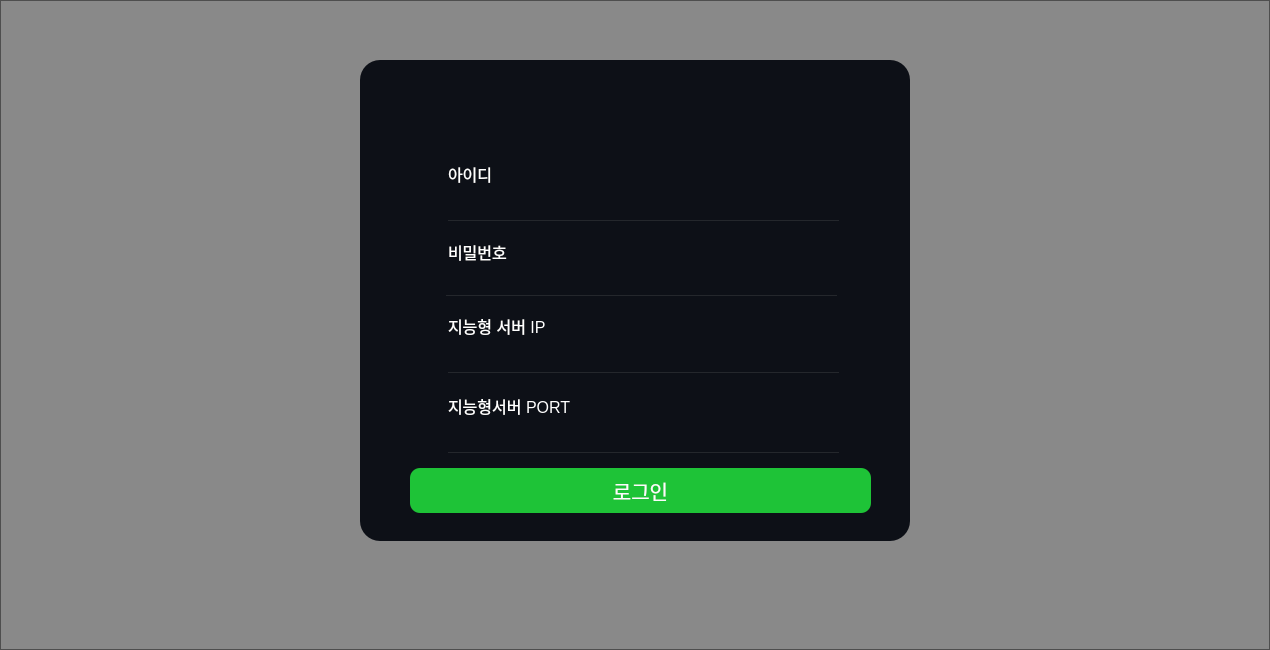
<?xml version="1.0" encoding="UTF-8"?>
<ui version="4.0">
 <class>login_windows</class>
 <widget class="QDialog" name="login_windows">
  <property name="geometry">
   <rect>
    <x>0</x>
    <y>0</y>
    <width>1270</width>
    <height>650</height>
   </rect>
  </property>
  <property name="sizePolicy">
   <sizepolicy hsizetype="Expanding" vsizetype="Expanding">
    <horstretch>0</horstretch>
    <verstretch>0</verstretch>
   </sizepolicy>
  </property>
  <property name="minimumSize">
   <size>
    <width>1270</width>
    <height>650</height>
   </size>
  </property>
  <property name="maximumSize">
   <size>
    <width>1270</width>
    <height>650</height>
   </size>
  </property>
  <property name="windowTitle">
   <string>login</string>
  </property>
  <property name="windowIcon">
   <iconset resource="../resourece.qrc">
    <normaloff>:/ui/ui/images/icon2.png</normaloff>:/ui/ui/images/icon2.png</iconset>
  </property>
  <widget class="QLabel" name="background">
   <property name="enabled">
    <bool>true</bool>
   </property>
   <property name="geometry">
    <rect>
     <x>0</x>
     <y>0</y>
     <width>1920</width>
     <height>1080</height>
    </rect>
   </property>
   <property name="text">
    <string/>
   </property>
   <property name="pixmap">
    <pixmap resource="../resourece.qrc">:/ui/ui/images/main_bg2.jpg</pixmap>
   </property>
   <property name="alignment">
    <set>Qt::AlignmentFlag::AlignJustify|Qt::AlignmentFlag::AlignVCenter</set>
   </property>
   <property name="wordWrap">
    <bool>false</bool>
   </property>
  </widget>
  <widget class="QFrame" name="frame">
   <property name="geometry">
    <rect>
     <x>0</x>
     <y>0</y>
     <width>1270</width>
     <height>650</height>
    </rect>
   </property>
   <property name="sizePolicy">
    <sizepolicy hsizetype="Expanding" vsizetype="Expanding">
     <horstretch>0</horstretch>
     <verstretch>0</verstretch>
    </sizepolicy>
   </property>
   <property name="minimumSize">
    <size>
     <width>0</width>
     <height>0</height>
    </size>
   </property>
   <property name="maximumSize">
    <size>
     <width>1270</width>
     <height>650</height>
    </size>
   </property>
   <property name="styleSheet">
    <string notr="true">background-color: rgba(0, 0, 0, 109);</string>
   </property>
   <property name="frameShape">
    <enum>QFrame::Shape::StyledPanel</enum>
   </property>
   <property name="frameShadow">
    <enum>QFrame::Shadow::Raised</enum>
   </property>
   <widget class="QFrame" name="login_frame">
    <property name="geometry">
     <rect>
      <x>360</x>
      <y>60</y>
      <width>550</width>
      <height>481</height>
     </rect>
    </property>
    <property name="sizePolicy">
     <sizepolicy hsizetype="Expanding" vsizetype="Expanding">
      <horstretch>5</horstretch>
      <verstretch>5</verstretch>
     </sizepolicy>
    </property>
    <property name="minimumSize">
     <size>
      <width>550</width>
      <height>400</height>
     </size>
    </property>
    <property name="maximumSize">
     <size>
      <width>550</width>
      <height>507</height>
     </size>
    </property>
    <property name="styleSheet">
     <string notr="true">background-color: rgb(13, 16, 23);
border-radius: 20px</string>
    </property>
    <property name="frameShape">
     <enum>QFrame::Shape::StyledPanel</enum>
    </property>
    <property name="frameShadow">
     <enum>QFrame::Shadow::Raised</enum>
    </property>
    <widget class="QLineEdit" name="id_input">
     <property name="geometry">
      <rect>
       <x>88</x>
       <y>130</y>
       <width>380</width>
       <height>25</height>
      </rect>
     </property>
     <property name="sizePolicy">
      <sizepolicy hsizetype="Expanding" vsizetype="Expanding">
       <horstretch>0</horstretch>
       <verstretch>0</verstretch>
      </sizepolicy>
     </property>
     <property name="styleSheet">
      <string notr="true">font-size:11pt;
color: rgb(255, 255, 255);</string>
     </property>
     <property name="text">
      <string/>
     </property>
    </widget>
    <widget class="QLineEdit" name="pw_input">
     <property name="geometry">
      <rect>
       <x>88</x>
       <y>206</y>
       <width>380</width>
       <height>25</height>
      </rect>
     </property>
     <property name="sizePolicy">
      <sizepolicy hsizetype="Expanding" vsizetype="Expanding">
       <horstretch>0</horstretch>
       <verstretch>0</verstretch>
      </sizepolicy>
     </property>
     <property name="styleSheet">
      <string notr="true">font-size:14pt;
color: rgb(255, 255, 255);</string>
     </property>
     <property name="text">
      <string/>
     </property>
     <property name="echoMode">
      <enum>QLineEdit::EchoMode::Password</enum>
     </property>
     <property name="cursorPosition">
      <number>0</number>
     </property>
    </widget>
    <widget class="QPushButton" name="login_bn">
     <property name="geometry">
      <rect>
       <x>50</x>
       <y>408</y>
       <width>461</width>
       <height>45</height>
      </rect>
     </property>
     <property name="sizePolicy">
      <sizepolicy hsizetype="Expanding" vsizetype="Expanding">
       <horstretch>1</horstretch>
       <verstretch>1</verstretch>
      </sizepolicy>
     </property>
     <property name="font">
      <font>
       <pointsize>15</pointsize>
       <bold>false</bold>
      </font>
     </property>
     <property name="styleSheet">
      <string notr="true">background-color: rgb(30, 195, 55);
border-radius: 10px;
color: rgb(252, 252, 252);</string>
     </property>
     <property name="text">
      <string>로그인</string>
     </property>
    </widget>
    <widget class="Line" name="id_line">
     <property name="geometry">
      <rect>
       <x>88</x>
       <y>160</y>
       <width>391</width>
       <height>1</height>
      </rect>
     </property>
     <property name="sizePolicy">
      <sizepolicy hsizetype="Expanding" vsizetype="Expanding">
       <horstretch>0</horstretch>
       <verstretch>0</verstretch>
      </sizepolicy>
     </property>
     <property name="maximumSize">
      <size>
       <width>16777215</width>
       <height>1</height>
      </size>
     </property>
     <property name="font">
      <font>
       <pointsize>5</pointsize>
       <strikeout>false</strikeout>
      </font>
     </property>
     <property name="contextMenuPolicy">
      <enum>Qt::ContextMenuPolicy::NoContextMenu</enum>
     </property>
     <property name="autoFillBackground">
      <bool>false</bool>
     </property>
     <property name="styleSheet">
      <string notr="true">background-color: rgb(36, 39, 44)</string>
     </property>
     <property name="orientation">
      <enum>Qt::Orientation::Horizontal</enum>
     </property>
    </widget>
    <widget class="Line" name="pw_line">
     <property name="geometry">
      <rect>
       <x>86</x>
       <y>235</y>
       <width>391</width>
       <height>1</height>
      </rect>
     </property>
     <property name="sizePolicy">
      <sizepolicy hsizetype="Minimum" vsizetype="Expanding">
       <horstretch>0</horstretch>
       <verstretch>0</verstretch>
      </sizepolicy>
     </property>
     <property name="font">
      <font>
       <pointsize>5</pointsize>
       <strikeout>false</strikeout>
      </font>
     </property>
     <property name="contextMenuPolicy">
      <enum>Qt::ContextMenuPolicy::NoContextMenu</enum>
     </property>
     <property name="autoFillBackground">
      <bool>false</bool>
     </property>
     <property name="styleSheet">
      <string notr="true">background-color: rgb(36, 39, 44)</string>
     </property>
     <property name="orientation">
      <enum>Qt::Orientation::Horizontal</enum>
     </property>
    </widget>
    <widget class="QLabel" name="logo">
     <property name="geometry">
      <rect>
       <x>160</x>
       <y>24</y>
       <width>251</width>
       <height>41</height>
      </rect>
     </property>
     <property name="sizePolicy">
      <sizepolicy hsizetype="Expanding" vsizetype="Expanding">
       <horstretch>0</horstretch>
       <verstretch>0</verstretch>
      </sizepolicy>
     </property>
     <property name="text">
      <string/>
     </property>
     <property name="pixmap">
      <pixmap resource="../resourece.qrc">:/ui/ui/images/logo.png</pixmap>
     </property>
     <property name="scaledContents">
      <bool>true</bool>
     </property>
    </widget>
    <widget class="QLabel" name="label">
     <property name="geometry">
      <rect>
       <x>88</x>
       <y>98</y>
       <width>91</width>
       <height>31</height>
      </rect>
     </property>
     <property name="font">
      <font>
       <pointsize>12</pointsize>
      </font>
     </property>
     <property name="styleSheet">
      <string notr="true">color: rgb(255, 255, 255);</string>
     </property>
     <property name="text">
      <string>아이디</string>
     </property>
    </widget>
    <widget class="QLabel" name="label_2">
     <property name="geometry">
      <rect>
       <x>88</x>
       <y>176</y>
       <width>91</width>
       <height>31</height>
      </rect>
     </property>
     <property name="font">
      <font>
       <pointsize>12</pointsize>
      </font>
     </property>
     <property name="styleSheet">
      <string notr="true">color: rgb(255, 255, 255);</string>
     </property>
     <property name="text">
      <string>비밀번호</string>
     </property>
    </widget>
    <widget class="Line" name="ai_server_ip_line">
     <property name="geometry">
      <rect>
       <x>88</x>
       <y>312</y>
       <width>391</width>
       <height>1</height>
      </rect>
     </property>
     <property name="sizePolicy">
      <sizepolicy hsizetype="Minimum" vsizetype="Expanding">
       <horstretch>0</horstretch>
       <verstretch>0</verstretch>
      </sizepolicy>
     </property>
     <property name="maximumSize">
      <size>
       <width>16777215</width>
       <height>1</height>
      </size>
     </property>
     <property name="font">
      <font>
       <pointsize>5</pointsize>
       <strikeout>false</strikeout>
      </font>
     </property>
     <property name="contextMenuPolicy">
      <enum>Qt::ContextMenuPolicy::NoContextMenu</enum>
     </property>
     <property name="autoFillBackground">
      <bool>false</bool>
     </property>
     <property name="styleSheet">
      <string notr="true">background-color: rgb(36, 39, 44)</string>
     </property>
     <property name="orientation">
      <enum>Qt::Orientation::Horizontal</enum>
     </property>
    </widget>
    <widget class="QLabel" name="label_3">
     <property name="geometry">
      <rect>
       <x>88</x>
       <y>250</y>
       <width>121</width>
       <height>31</height>
      </rect>
     </property>
     <property name="font">
      <font>
       <pointsize>12</pointsize>
      </font>
     </property>
     <property name="styleSheet">
      <string notr="true">color: rgb(255, 255, 255);</string>
     </property>
     <property name="text">
      <string>지능형 서버 IP</string>
     </property>
    </widget>
    <widget class="QLineEdit" name="ai_server_ip_input">
     <property name="geometry">
      <rect>
       <x>88</x>
       <y>282</y>
       <width>380</width>
       <height>25</height>
      </rect>
     </property>
     <property name="sizePolicy">
      <sizepolicy hsizetype="Expanding" vsizetype="Expanding">
       <horstretch>0</horstretch>
       <verstretch>0</verstretch>
      </sizepolicy>
     </property>
     <property name="styleSheet">
      <string notr="true">font-size:11pt;
color: rgb(255, 255, 255);</string>
     </property>
     <property name="text">
      <string/>
     </property>
    </widget>
    <widget class="QLabel" name="label_4">
     <property name="geometry">
      <rect>
       <x>88</x>
       <y>330</y>
       <width>131</width>
       <height>31</height>
      </rect>
     </property>
     <property name="font">
      <font>
       <pointsize>12</pointsize>
      </font>
     </property>
     <property name="styleSheet">
      <string notr="true">color: rgb(255, 255, 255);</string>
     </property>
     <property name="text">
      <string>지능형서버 PORT</string>
     </property>
    </widget>
    <widget class="Line" name="ai_server_port_line">
     <property name="geometry">
      <rect>
       <x>88</x>
       <y>392</y>
       <width>391</width>
       <height>1</height>
      </rect>
     </property>
     <property name="sizePolicy">
      <sizepolicy hsizetype="Expanding" vsizetype="Expanding">
       <horstretch>0</horstretch>
       <verstretch>0</verstretch>
      </sizepolicy>
     </property>
     <property name="maximumSize">
      <size>
       <width>16777215</width>
       <height>1</height>
      </size>
     </property>
     <property name="font">
      <font>
       <pointsize>5</pointsize>
       <strikeout>false</strikeout>
      </font>
     </property>
     <property name="contextMenuPolicy">
      <enum>Qt::ContextMenuPolicy::NoContextMenu</enum>
     </property>
     <property name="autoFillBackground">
      <bool>false</bool>
     </property>
     <property name="styleSheet">
      <string notr="true">background-color: rgb(36, 39, 44)</string>
     </property>
     <property name="orientation">
      <enum>Qt::Orientation::Horizontal</enum>
     </property>
    </widget>
    <widget class="QLineEdit" name="ai_server_port_input">
     <property name="geometry">
      <rect>
       <x>88</x>
       <y>362</y>
       <width>380</width>
       <height>25</height>
      </rect>
     </property>
     <property name="sizePolicy">
      <sizepolicy hsizetype="Expanding" vsizetype="Expanding">
       <horstretch>0</horstretch>
       <verstretch>0</verstretch>
      </sizepolicy>
     </property>
     <property name="styleSheet">
      <string notr="true">font-size:11pt;
color: rgb(255, 255, 255);</string>
     </property>
     <property name="text">
      <string/>
     </property>
    </widget>
   </widget>
  </widget>
 </widget>
 <tabstops>
  <tabstop>id_input</tabstop>
  <tabstop>pw_input</tabstop>
  <tabstop>ai_server_ip_input</tabstop>
  <tabstop>ai_server_port_input</tabstop>
  <tabstop>login_bn</tabstop>
 </tabstops>
 <resources>
  <include location="../resourece.qrc"/>
 </resources>
 <connections/>
</ui>
